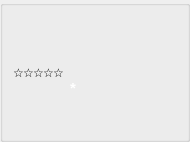
       <widget class="QGroupBox" name="groupBox9">
        <property name="minimumSize">
         <size>
          <width>190</width>
          <height>142</height>
         </size>
        </property>
        <property name="maximumSize">
         <size>
          <width>190</width>
          <height>142</height>
         </size>
        </property>
        <property name="title">
         <string/>
        </property>
        <widget class="MyAvatarLabel" name="label_Avatar9">
         <property name="geometry">
          <rect>
           <x>13</x>
           <y>79</y>
           <width>50</width>
           <height>50</height>
          </rect>
         </property>
         <property name="minimumSize">
          <size>
           <width>50</width>
           <height>50</height>
          </size>
         </property>
         <property name="maximumSize">
          <size>
           <width>50</width>
           <height>50</height>
          </size>
         </property>
         <property name="scaledContents">
          <bool>true</bool>
         </property>
        </widget>
        <widget class="MyNameLabel" name="label_PlayerName9">
         <property name="geometry">
          <rect>
           <x>70</x>
           <y>117</y>
           <width>104</width>
           <height>14</height>
          </rect>
         </property>
         <property name="minimumSize">
          <size>
           <width>0</width>
           <height>14</height>
          </size>
         </property>
         <property name="maximumSize">
          <size>
           <width>16777215</width>
           <height>14</height>
          </size>
         </property>
         <property name="alignment">
          <set>Qt::AlignLeading|Qt::AlignLeft|Qt::AlignTop</set>
         </property>
         <property name="openExternalLinks">
          <bool>true</bool>
         </property>
        </widget>
        <widget class="MySetLabel" name="textLabel_Set9">
         <property name="geometry">
          <rect>
           <x>70</x>
           <y>10</y>
           <width>104</width>
           <height>14</height>
          </rect>
         </property>
         <property name="minimumSize">
          <size>
           <width>0</width>
           <height>14</height>
          </size>
         </property>
         <property name="maximumSize">
          <size>
           <width>16777215</width>
           <height>14</height>
          </size>
         </property>
         <property name="alignment">
          <set>Qt::AlignBottom|Qt::AlignHCenter</set>
         </property>
        </widget>
        <widget class="MyCashLabel" name="textLabel_Cash9">
         <property name="geometry">
          <rect>
           <x>70</x>
           <y>104</y>
           <width>104</width>
           <height>12</height>
          </rect>
         </property>
         <property name="minimumSize">
          <size>
           <width>35</width>
           <height>12</height>
          </size>
         </property>
         <property name="maximumSize">
          <size>
           <width>16777215</width>
           <height>12</height>
          </size>
         </property>
        </widget>
        <widget class="QLabel" name="textLabel_Button9">
         <property name="geometry">
          <rect>
           <x>18</x>
           <y>16</y>
           <width>40</width>
           <height>42</height>
          </rect>
         </property>
         <property name="minimumSize">
          <size>
           <width>40</width>
           <height>42</height>
          </size>
         </property>
         <property name="maximumSize">
          <size>
           <width>40</width>
           <height>42</height>
          </size>
         </property>
         <property name="text">
          <string/>
         </property>
         <property name="scaledContents">
          <bool>true</bool>
         </property>
        </widget>
        <widget class="MyCardsPixmapLabel" name="pixmapLabel_card9a">
         <property name="geometry">
          <rect>
           <x>86</x>
           <y>26</y>
           <width>48</width>
           <height>76</height>
          </rect>
         </property>
         <property name="scaledContents">
          <bool>true</bool>
         </property>
        </widget>
        <widget class="MyCardsPixmapLabel" name="pixmapLabel_card9b">
         <property name="geometry">
          <rect>
           <x>110</x>
           <y>26</y>
           <width>48</width>
           <height>76</height>
          </rect>
         </property>
         <property name="scaledContents">
          <bool>true</bool>
         </property>
        </widget>
        <widget class="MyStatusLabel" name="textLabel_Status9">
         <property name="geometry">
          <rect>
           <x>67</x>
           <y>43</y>
           <width>111</width>
           <height>40</height>
          </rect>
         </property>
         <property name="minimumSize">
          <size>
           <width>0</width>
           <height>20</height>
          </size>
         </property>
         <property name="text">
          <string/>
         </property>
         <property name="alignment">
          <set>Qt::AlignCenter</set>
         </property>
        </widget>
        <widget class="MyTimeoutLabel" name="label_Timeout9">
         <property name="geometry">
          <rect>
           <x>12</x>
           <y>57</y>
           <width>52</width>
           <height>10</height>
          </rect>
         </property>
         <property name="text">
          <string/>
         </property>
        </widget>
        <widget class="QLabel" name="label_playerTip9">
         <property name="geometry">
          <rect>
           <x>70</x>
           <y>79</y>
           <width>16</width>
           <height>17</height>
          </rect>
         </property>
         <property name="text">
          <string notr="true">&lt;!DOCTYPE HTML PUBLIC &quot;-//W3C//DTD HTML 4.0//EN&quot; &quot;http://www.w3.org/TR/REC-html40/strict.dtd&quot;&gt;
&lt;html&gt;&lt;head&gt;&lt;meta name=&quot;qrichtext&quot; content=&quot;1&quot; /&gt;&lt;style type=&quot;text/css&quot;&gt;
p, li { white-space: pre-wrap; }
&lt;/style&gt;&lt;/head&gt;&lt;body style=&quot; font-family:'Ubuntu'; font-size:11pt; font-weight:400; font-style:normal;&quot;&gt;
&lt;p style=&quot; margin-top:0px; margin-bottom:0px; margin-left:0px; margin-right:0px; -qt-block-indent:0; text-indent:0px;&quot;&gt;&lt;span style=&quot; font-weight:600; color:#ffffff;&quot;&gt;*&lt;/span&gt;&lt;/p&gt;&lt;/body&gt;&lt;/html&gt;</string>
         </property>
        </widget>
        <widget class="QLabel" name="label_Star39">
         <property name="geometry">
          <rect>
           <x>33</x>
           <y>65</y>
           <width>12</width>
           <height>12</height>
          </rect>
         </property>
         <property name="text">
          <string notr="true">&lt;a&gt;&amp;#9734;&lt;/a&gt;</string>
         </property>
        </widget>
        <widget class="QLabel" name="label_Star29">
         <property name="geometry">
          <rect>
           <x>23</x>
           <y>65</y>
           <width>12</width>
           <height>12</height>
          </rect>
         </property>
         <property name="text">
          <string notr="true">&lt;a&gt;&amp;#9734;&lt;/a&gt;</string>
         </property>
        </widget>
        <widget class="QLabel" name="label_Star59">
         <property name="geometry">
          <rect>
           <x>53</x>
           <y>65</y>
           <width>12</width>
           <height>12</height>
          </rect>
         </property>
         <property name="text">
          <string notr="true">&lt;a&gt;&amp;#9734;&lt;/a&gt;</string>
         </property>
        </widget>
        <widget class="QLabel" name="label_Star49">
         <property name="geometry">
          <rect>
           <x>43</x>
           <y>65</y>
           <width>12</width>
           <height>12</height>
          </rect>
         </property>
         <property name="text">
          <string notr="true">&lt;a&gt;&amp;#9734;&lt;/a&gt;</string>
         </property>
        </widget>
        <widget class="QLabel" name="label_Star19">
         <property name="geometry">
          <rect>
           <x>13</x>
           <y>65</y>
           <width>12</width>
           <height>12</height>
          </rect>
         </property>
         <property name="text">
          <string notr="true">&lt;a&gt;&amp;#9734;&lt;/a&gt;</string>
         </property>
        </widget>
       </widget>
